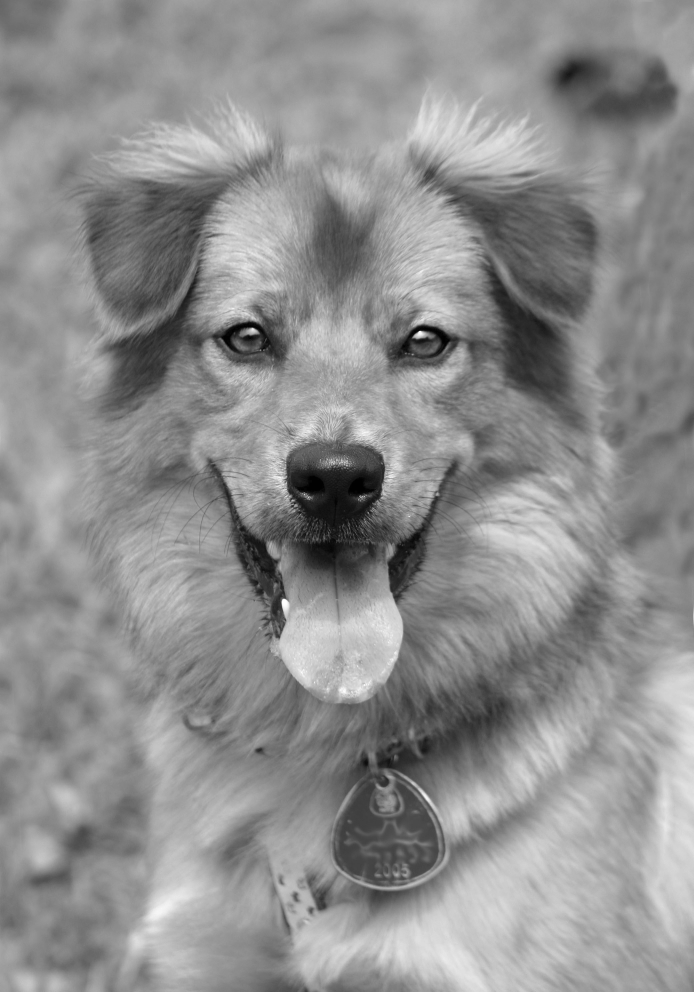
%> input picture Lab 5/image.jpg, 2082 x 2975 px (shown at 1/3 size)
$ octave Q2.m   (GNU Octave 9; MATLAB toolbox functions it lacks are replaced by stand-ins)
%> lines starting %> are read from the running program, lines starting %| are printed output that depends on the picture
clear
I = imread('image.jpg');
I = rgb2gray(I);
I = imresize(I,[256 256]);
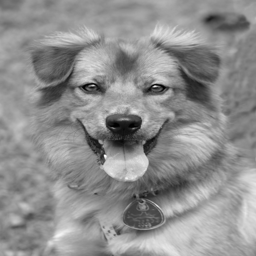
%> I: size 256x256 uint8; min 0, max 253, mean 142.6
m = min(I,[],'all');
%> m = 0
M = max(I,[],'all');
%> M = 253
In = (double(I-m))*(double((255/double(M-m))));
In = uint8(In);
%> In: size 256x256 uint8

for i = 2:255
    for j = 2:255
        x = In(i,j);
        %l = [In(i-1,j-1)>=x,In(i+1,j+1)>=x,In(i-1,j)>=x,In(i+1,j)>=x,In(i-1,j+1)>=x,In(i+1,j-1)>=x,In(i,j+1)>=x,In(i,j-1)>=x];
        l = [In(i-1,j-1)>=x,In(i-1,j)>=x,In(i-1,j+1)>=x,In(i,j+1)>=x,In(i+1,j+1)>=x,In(i+1,j)>=x,In(i+1,j-1)>=x,In(i,j-1)>=x];
        str = num2str(l);
        str(isspace(str)) = '';
        y = bin2dec(str);
        Ix(i-1,j-1) = uint8(y);
    end
end
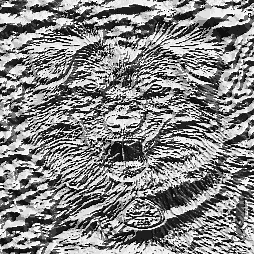
%> Ix: size 254x254 uint8; min 0, max 255, mean 134
%> after the loop, str = '10000011'
imshow(Ix)
title('Image after binary to decimal conversion');
